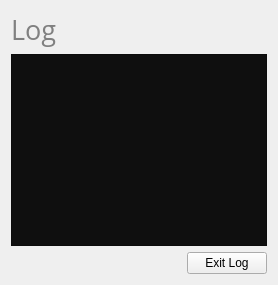
             <widget class="QWidget" name="logPage">
              <layout class="QGridLayout" name="gridLayout_6">
               <item row="0" column="0">
                <layout class="QVBoxLayout" name="verticalLayout_4">
                 <item>
                  <widget class="QLabel" name="logLabel">
                   <property name="font">
                    <font>
                     <family>Open Sans</family>
                     <pointsize>20</pointsize>
                     <stylestrategy>PreferAntialias</stylestrategy>
                    </font>
                   </property>
                   <property name="styleSheet">
                    <string notr="true">color:gray;</string>
                   </property>
                   <property name="text">
                    <string>Log</string>
                   </property>
                  </widget>
                 </item>
                 <item>
                  <widget class="QTextEdit" name="log">
                   <property name="font">
                    <font>
                     <family>Courier New</family>
                     <pointsize>10</pointsize>
                    </font>
                   </property>
                   <property name="styleSheet">
                    <string notr="true">background-color: rgb(15,15,15);
color: white;</string>
                   </property>
                   <property name="frameShadow">
                    <enum>QFrame::Sunken</enum>
                   </property>
                   <property name="lineWidth">
                    <number>10</number>
                   </property>
                   <property name="documentTitle">
                    <string notr="true"/>
                   </property>
                   <property name="textInteractionFlags">
                    <set>Qt::TextSelectableByMouse</set>
                   </property>
                  </widget>
                 </item>
                 <item>
                  <layout class="QHBoxLayout" name="horizontalLayout">
                   <item>
                    <spacer name="horizontalSpacer">
                     <property name="orientation">
                      <enum>Qt::Horizontal</enum>
                     </property>
                     <property name="sizeHint" stdset="0">
                      <size>
                       <width>40</width>
                       <height>20</height>
                      </size>
                     </property>
                    </spacer>
                   </item>
                   <item>
                    <widget class="QPushButton" name="exitLog">
                     <property name="text">
                      <string>Exit Log</string>
                     </property>
                    </widget>
                   </item>
                  </layout>
                 </item>
                </layout>
               </item>
              </layout>
             </widget>
